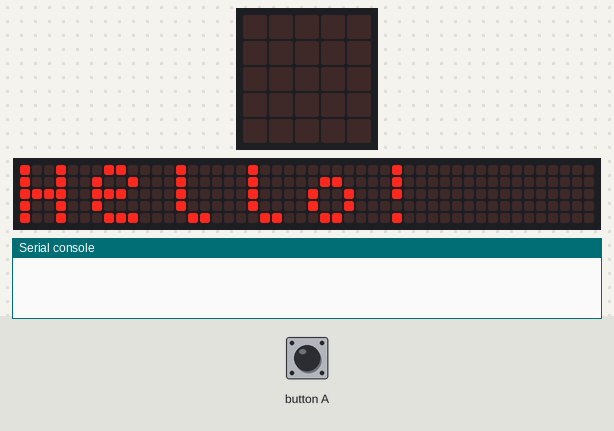
Recording of a program running on a simulated BBC micro:bit (MakeCode). Parts: the board's 5×5 LED display, a strip that is not on the board, showing the scrolling text unrolled, the last lines printed to the serial console. The test bench sets the inputs (shaded band). No radio messages arrive unless stated (any console line starting 'radio sent:' is added by the test bench); the 48×5 strip is a reading aid, not a part: it shows the text the display is scrolling, unrolled, one strip-width of it at a time.

Above: at 5.6 s.
7.6 s: button A pressed for 0.15 s
At 14.72 s:
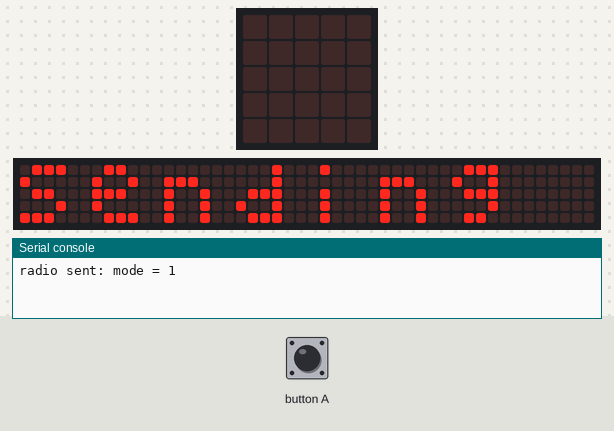
At 16.1 s:
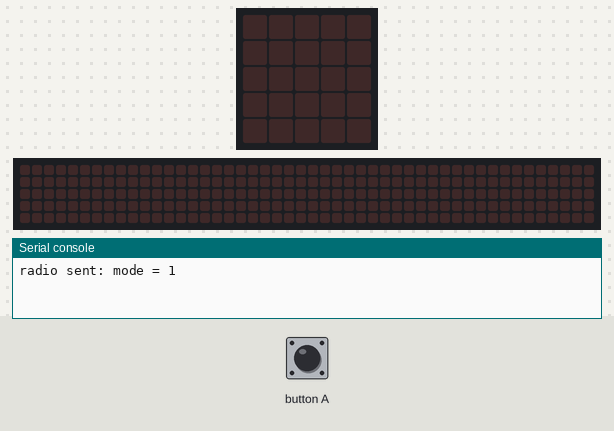

The program:

main.ts
```typescript
input.onButtonPressed(Button.A, function () {
    if (mode == 0) {
        mode = 1
        radio.sendValue("mode", 1)
        basic.showString("Sending")
    }
})
radio.onReceivedString(function (receivedString) {

})
let mode = 0
basic.showString("Hello!")
radio.setGroup(1)
basic.forever(function () {

})
```

test.ts
```typescript
// テストはここに来ます。このパッケージが拡張機能として使用されるときにはコンパイルされません。
```

Measured:
- after the input at 7.6 s, the display: changes after 0.15 s (image 1)
- what the display in image 0 shows lasts 0.7 s, from 5.6 s to 6.3 s
- what the display in image 1 shows lasts 0.5 s, from 14.5 s to 15.0 s
